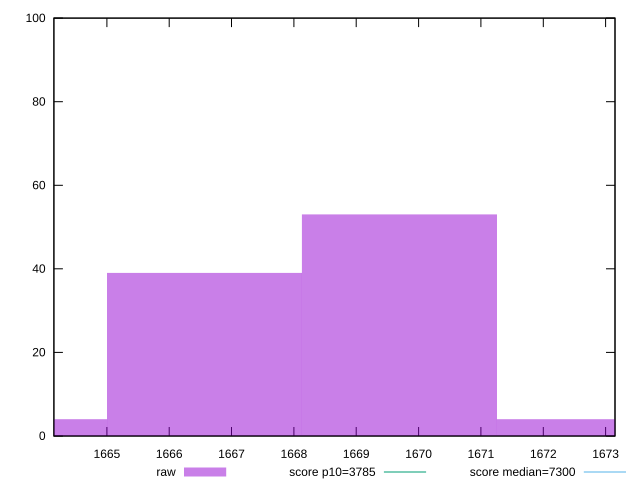

Generate this figure with gnuplot:
reset
set terminal svg size 640, 490 enhanced background rgb 'white'
set output "report_00007_2020-12-11T15:55:29.892Z/interactive/samples/pages+cached+noexternal+nocss/raw/histogram.svg"

$raw <<EOF
1669.6925792928828 53
1666.5658141631209 39
1663.439049033359 4
1672.819344422645 4
EOF

set key outside below
set boxwidth 3.126765129761953
set yrange [0:100]
set style fill transparent solid 0.5 noborder

plot \
  $raw title "raw" with boxes, \


reset
